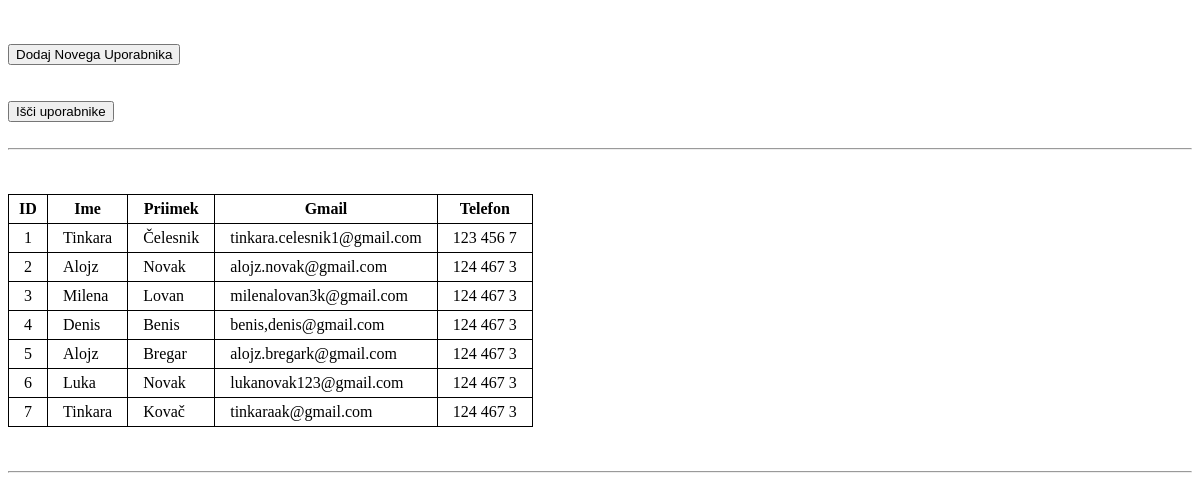
Before: / with the older database file.
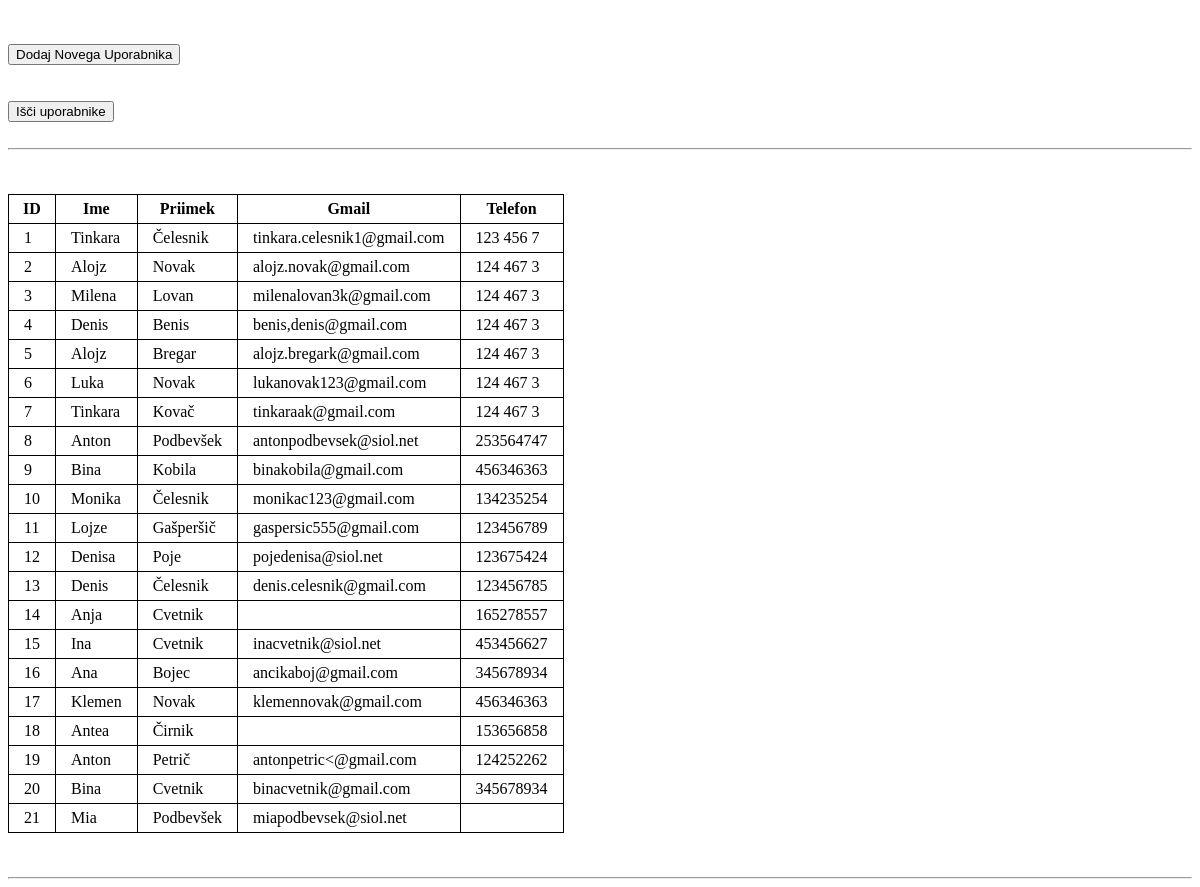
After: the same page with the newer database file.
### tables this page shows
CREATE TABLE `uporabniki` (
  `id` int(11) NOT NULL,
  `ime` varchar(30) NOT NULL,
  `priimek` varchar(30) NOT NULL,
  `gmail` varchar(50) DEFAULT NULL,
  `telefon` varchar(9) DEFAULT NULL
);

### index.php (the view, shortened to what this page needs)
<!DOCTYPE html>
<html lang="en">
<head>
</head>
<body>
    <br><br>
    <a href="dodaj.php"><button type="submit">Dodaj Novega Uporabnika</button></a><br><br><br><a href="isci.php"><button type="submit">Išči uporabnike</button></a>
    <br><br><hr><br><br>
<table>
    <tr>
        <th style="padding:5px;">ID</th>
        <th style="padding:5px;">Ime</th>
        <th style="padding:5px;">Priimek</th>
        <th style="padding:5px;">Gmail</th>
        <th style="padding:5px;">Telefon</th>
    </tr>
    <?php
        $servername = "localhost";
        $username = "root";
        $password = "";
        $dbname = "menik";
        $conn = new mysqli($servername, $username, $password, $dbname);
        $sql = "SELECT * FROM uporabniki";
        $result = $conn->query($sql);
        if ($result->num_rows > 0) {
          while($row = $result->fetch_assoc()) {
            echo "<tr><td>" . $row["id"]. "</td><td>" . $row["ime"]. "</td><td>" . $row["priimek"]. "</td><td>" . $row["gmail"] . "</td><td>" . $row["telefon"] . "</td></tr>";
          }
        } else {
          echo "0 results";
        }
    ?>
</table>
<br><br><hr>
</body>
</html>

### index.php (style rules this page uses)
table, th, td { border: black 1px solid; border-collapse: collapse; }
th, td { padding:5px 15px; }

Changed rows visible on the page:
added uporabniki: id "8", ime "Anton", priimek "Podbevšek", gmail "antonpodbevsek@siol.net", telefon "253564747"
added uporabniki: id "9", ime "Bina", priimek "Kobila", gmail "binakobila@gmail.com", telefon "456346363"
added uporabniki: id "10", ime "Monika", priimek "Čelesnik", gmail "monikac123@gmail.com", telefon "134235254"
added uporabniki: id "11", ime "Lojze", priimek "Gašperšič", gmail "gaspersic555@gmail.com", telefon "123456789"
added uporabniki: id "12", ime "Denisa", priimek "Poje", gmail "pojedenisa@siol.net", telefon "123675424"
added uporabniki: id "13", ime "Denis", priimek "Čelesnik", gmail "denis.celesnik@gmail.com", telefon "123456785"
added uporabniki: id "14", ime "Anja", priimek "Cvetnik", telefon "165278557"
added uporabniki: id "15", ime "Ina", priimek "Cvetnik", gmail "inacvetnik@siol.net", telefon "453456627"
added uporabniki: id "16", ime "Ana", priimek "Bojec", gmail "ancikaboj@gmail.com", telefon "345678934"
added uporabniki: id "17", ime "Klemen", priimek "Novak", gmail "klemennovak@gmail.com", telefon "456346363"
added uporabniki: id "18", ime "Antea", priimek "Čirnik", telefon "153656858"
added uporabniki: id "19", ime "Anton", priimek "Petrič", gmail "antonpetric<@gmail.com", telefon "124252262"
added uporabniki: id "20", ime "Bina", priimek "Cvetnik", gmail "binacvetnik@gmail.com", telefon "345678934"
added uporabniki: id "21", ime "Mia", priimek "Podbevšek", gmail "miapodbevsek@siol.net"
